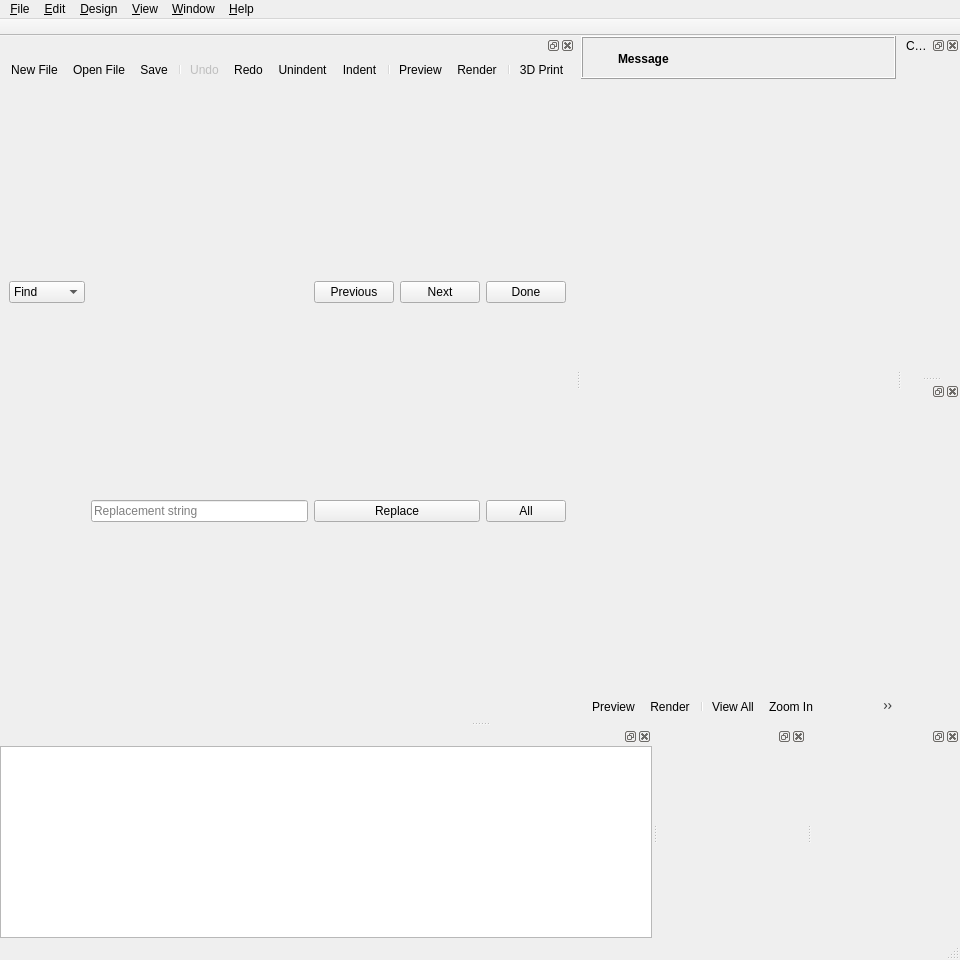
<?xml version="1.0" encoding="UTF-8"?>
<ui version="4.0">
 <class>MainWindow</class>
 <widget class="QMainWindow" name="MainWindow">
  <property name="geometry">
   <rect>
    <x>0</x>
    <y>0</y>
    <width>960</width>
    <height>960</height>
   </rect>
  </property>
  <widget class="QWidget" name="centralwidget">
   <layout class="QVBoxLayout" name="verticalLayout_2">
    <property name="spacing">
     <number>0</number>
    </property>
    <property name="leftMargin">
     <number>0</number>
    </property>
    <property name="topMargin">
     <number>0</number>
    </property>
    <property name="rightMargin">
     <number>0</number>
    </property>
    <property name="bottomMargin">
     <number>0</number>
    </property>
    <item>
     <widget class="QWidget" name="mainWidget" native="true">
      <property name="sizePolicy">
       <sizepolicy hsizetype="Expanding" vsizetype="Expanding">
        <horstretch>0</horstretch>
        <verstretch>0</verstretch>
       </sizepolicy>
      </property>
      <layout class="QVBoxLayout" name="verticalLayout_3">
       <property name="spacing">
        <number>0</number>
       </property>
       <property name="leftMargin">
        <number>0</number>
       </property>
       <property name="topMargin">
        <number>0</number>
       </property>
       <property name="rightMargin">
        <number>0</number>
       </property>
       <property name="bottomMargin">
        <number>0</number>
       </property>
       <item>
        <widget class="QFrame" name="frameCompileResult">
         <property name="frameShape">
          <enum>QFrame::Box</enum>
         </property>
         <property name="frameShadow">
          <enum>QFrame::Raised</enum>
         </property>
         <layout class="QGridLayout" name="gridLayoutCompileResult">
          <property name="leftMargin">
           <number>6</number>
          </property>
          <property name="topMargin">
           <number>6</number>
          </property>
          <property name="rightMargin">
           <number>6</number>
          </property>
          <property name="bottomMargin">
           <number>4</number>
          </property>
          <property name="horizontalSpacing">
           <number>4</number>
          </property>
          <item row="0" column="1">
           <widget class="QLabel" name="labelCompileResultMessage">
            <property name="sizePolicy">
             <sizepolicy hsizetype="Preferred" vsizetype="Preferred">
              <horstretch>1</horstretch>
              <verstretch>0</verstretch>
             </sizepolicy>
            </property>
            <property name="font">
             <font>
              <weight>75</weight>
              <bold>true</bold>
             </font>
            </property>
            <property name="text">
             <string>Message</string>
            </property>
            <property name="wordWrap">
             <bool>true</bool>
            </property>
           </widget>
          </item>
          <item row="0" column="2">
           <widget class="QToolButton" name="toolButtonCompileResultClose">
            <property name="styleSheet">
             <string notr="true"/>
            </property>
            <property name="text">
             <string/>
            </property>
            <property name="icon">
             <iconset resource="../../resources/common.qrc">
              <normaloff>:/icons/close.png</normaloff>:/icons/close.png</iconset>
            </property>
            <property name="iconSize">
             <size>
              <width>22</width>
              <height>22</height>
             </size>
            </property>
            <property name="toolButtonStyle">
             <enum>Qt::ToolButtonIconOnly</enum>
            </property>
            <property name="autoRaise">
             <bool>true</bool>
            </property>
           </widget>
          </item>
          <item row="0" column="0">
           <widget class="QToolButton" name="toolButtonCompileResultIcon">
            <property name="styleSheet">
             <string notr="true">QToolButton { border: none; }</string>
            </property>
            <property name="text">
             <string/>
            </property>
            <property name="icon">
             <iconset resource="../../resources/common.qrc">
              <normaloff>:/icons/information-icons-error.png</normaloff>:/icons/information-icons-error.png</iconset>
            </property>
            <property name="iconSize">
             <size>
              <width>22</width>
              <height>22</height>
             </size>
            </property>
            <property name="autoRaise">
             <bool>false</bool>
            </property>
           </widget>
          </item>
         </layout>
        </widget>
       </item>
       <item>
        <widget class="QGLView" name="qglview" native="true">
         <property name="sizePolicy">
          <sizepolicy hsizetype="Expanding" vsizetype="Expanding">
           <horstretch>0</horstretch>
           <verstretch>0</verstretch>
          </sizepolicy>
         </property>
         <property name="minimumSize">
          <size>
           <width>200</width>
           <height>100</height>
          </size>
         </property>
        </widget>
       </item>
       <item>
        <widget class="QToolBar" name="viewerToolBar">
         <addaction name="designActionPreview"/>
         <addaction name="designActionRender"/>
         <addaction name="separator"/>
         <addaction name="viewActionViewAll"/>
         <addaction name="viewActionZoomIn"/>
         <addaction name="viewActionZoomOut"/>
         <addaction name="viewActionResetView"/>
         <addaction name="separator"/>
         <addaction name="viewActionRight"/>
         <addaction name="viewActionLeft"/>
         <addaction name="viewActionBack"/>
         <addaction name="viewActionFront"/>
         <addaction name="viewActionTop"/>
         <addaction name="viewActionBottom"/>
         <addaction name="separator"/>
         <addaction name="viewActionPerspective"/>
         <addaction name="viewActionOrthogonal"/>
         <addaction name="separator"/>
         <addaction name="viewActionShowAxes"/>
         <addaction name="viewActionShowScaleProportional"/>
         <addaction name="viewActionShowEdges"/>
        </widget>
       </item>
      </layout>
      <zorder>qglview</zorder>
      <zorder>viewerToolBar</zorder>
      <zorder>frameCompileResult</zorder>
     </widget>
    </item>
   </layout>
  </widget>
  <widget class="QMenuBar" name="menubar">
   <property name="geometry">
    <rect>
     <x>0</x>
     <y>0</y>
     <width>1118</width>
     <height>22</height>
    </rect>
   </property>
   <widget class="QMenu" name="menu_File">
    <property name="title">
     <string>&amp;File</string>
    </property>
    <widget class="QMenu" name="menuOpenRecent">
     <property name="title">
      <string>Recen&amp;t Files</string>
     </property>
    </widget>
    <widget class="QMenu" name="menuExamples">
     <property name="title">
      <string>&amp;Examples</string>
     </property>
    </widget>
    <widget class="QMenu" name="menuExport">
     <property name="title">
      <string>E&amp;xport</string>
     </property>
     <addaction name="fileActionExportSTL"/>
     <addaction name="fileActionExportOBJ"/>
     <addaction name="fileActionExportOFF"/>
     <addaction name="fileActionExportWRL"/>
     <addaction name="fileActionExportAMF"/>
     <addaction name="fileActionExport3MF"/>
     <addaction name="fileActionExportDXF"/>
     <addaction name="fileActionExportSVG"/>
     <addaction name="fileActionExportCSG"/>
     <addaction name="fileActionExportPDF"/>
     <addaction name="separator"/>
     <addaction name="fileActionExportImage"/>
    </widget>
    <addaction name="fileActionNew"/>
    <addaction name="fileActionOpen"/>
    <addaction name="menuOpenRecent"/>
    <addaction name="menuExamples"/>
    <addaction name="fileActionReload"/>
    <addaction name="separator"/>
    <addaction name="fileActionNewWindow"/>
    <addaction name="fileActionOpenWindow"/>
    <addaction name="fileActionClose"/>
    <addaction name="separator"/>
    <addaction name="fileActionSave"/>
    <addaction name="fileActionSaveAs"/>
    <addaction name="fileActionSaveACopy"/>
    <addaction name="fileActionSaveAll"/>
    <addaction name="separator"/>
    <addaction name="menuExport"/>
    <addaction name="separator"/>
    <addaction name="fileShowLibraryFolder"/>
    <addaction name="separator"/>
    <addaction name="fileActionQuit"/>
   </widget>
   <widget class="QMenu" name="menu_Edit">
    <property name="title">
     <string>&amp;Edit</string>
    </property>
    <addaction name="editActionUndo"/>
    <addaction name="editActionRedo"/>
    <addaction name="separator"/>
    <addaction name="editActionCut"/>
    <addaction name="editActionCopy"/>
    <addaction name="editActionPaste"/>
    <addaction name="separator"/>
    <addaction name="editActionIndent"/>
    <addaction name="editActionUnindent"/>
    <addaction name="editActionComment"/>
    <addaction name="editActionUncomment"/>
    <addaction name="editActionConvertTabsToSpaces"/>
    <addaction name="editActionToggleBookmark"/>
    <addaction name="editActionNextBookmark"/>
    <addaction name="editActionPrevBookmark"/>
    <addaction name="separator"/>
    <addaction name="editActionNextTab"/>
    <addaction name="editActionPrevTab"/>
    <addaction name="separator"/>
    <addaction name="editActionCopyViewport"/>
    <addaction name="editActionCopyVPT"/>
    <addaction name="editActionCopyVPR"/>
    <addaction name="editActionCopyVPD"/>
    <addaction name="editActionCopyVPF"/>
    <addaction name="separator"/>
    <addaction name="editActionFind"/>
    <addaction name="editActionFindAndReplace"/>
    <addaction name="editActionFindNext"/>
    <addaction name="editActionFindPrevious"/>
    <addaction name="editActionUseSelectionForFind"/>
    <addaction name="separator"/>
    <addaction name="editActionJumpToNextError"/>
    <addaction name="separator"/>
    <addaction name="editActionZoomTextIn"/>
    <addaction name="editActionZoomTextOut"/>
    <addaction name="editActionPreferences"/>
   </widget>
   <widget class="QMenu" name="menu_Design">
    <property name="title">
     <string>&amp;Design</string>
    </property>
    <addaction name="designActionAutoReload"/>
    <addaction name="designActionReloadAndPreview"/>
    <addaction name="designActionPreview"/>
    <addaction name="designActionRender"/>
    <addaction name="designAction3DPrint"/>
    <addaction name="separator"/>
    <addaction name="designCheckValidity"/>
    <addaction name="designActionDisplayAST"/>
    <addaction name="designActionDisplayCSGTree"/>
    <addaction name="designActionDisplayCSGProducts"/>
    <addaction name="separator"/>
    <addaction name="designActionFlushCaches"/>
   </widget>
   <widget class="QMenu" name="menu_View">
    <property name="title">
     <string>&amp;View</string>
    </property>
    <addaction name="viewActionPreview"/>
    <addaction name="viewActionSurfaces"/>
    <addaction name="viewActionWireframe"/>
    <addaction name="viewActionThrownTogether"/>
    <addaction name="separator"/>
    <addaction name="viewActionShowEdges"/>
    <addaction name="viewActionShowAxes"/>
    <addaction name="viewActionShowScaleProportional"/>
    <addaction name="viewActionShowCrosshairs"/>
    <addaction name="separator"/>
    <addaction name="viewActionTop"/>
    <addaction name="viewActionBottom"/>
    <addaction name="viewActionLeft"/>
    <addaction name="viewActionRight"/>
    <addaction name="viewActionFront"/>
    <addaction name="viewActionBack"/>
    <addaction name="viewActionDiagonal"/>
    <addaction name="viewActionCenter"/>
    <addaction name="viewActionViewAll"/>
    <addaction name="viewActionResetView"/>
    <addaction name="separator"/>
    <addaction name="viewActionZoomIn"/>
    <addaction name="viewActionZoomOut"/>
    <addaction name="separator"/>
    <addaction name="viewActionPerspective"/>
    <addaction name="viewActionOrthogonal"/>
    <addaction name="separator"/>
    <addaction name="viewActionHideEditorToolBar"/>
    <addaction name="viewActionHide3DViewToolBar"/>
   </widget>
   <widget class="QMenu" name="menuHelp">
    <property name="title">
     <string>&amp;Help</string>
    </property>
    <addaction name="helpActionAbout"/>
    <addaction name="helpActionHomepage"/>
    <addaction name="helpActionManual"/>
    <addaction name="helpActionOfflineManual"/>
    <addaction name="helpActionCheatSheet"/>
    <addaction name="helpActionOfflineCheatSheet"/>
    <addaction name="helpActionLibraryInfo"/>
    <addaction name="helpActionFontInfo"/>
   </widget>
   <widget class="QMenu" name="menuWindow">
    <property name="title">
     <string>&amp;Window</string>
    </property>
    <addaction name="windowActionSelectEditor"/>
    <addaction name="windowActionSelectConsole"/>
    <addaction name="windowActionSelectErrorLog"/>
    <addaction name="windowActionSelectCustomizer"/>
    <addaction name="windowActionSelectAnimate"/>
    <addaction name="windowActionSelectViewportControl"/>
    <addaction name="separator"/>
    <addaction name="windowActionNextWindow"/>
    <addaction name="windowActionPreviousWindow"/>
    <addaction name="separator"/>
    <addaction name="windowActionHideEditor"/>
    <addaction name="windowActionHideConsole"/>
    <addaction name="windowActionHideErrorLog"/>
    <addaction name="windowActionHideCustomizer"/>
    <addaction name="windowActionHideAnimate"/>
    <addaction name="windowActionHideViewportControl"/>
   </widget>
   <addaction name="menu_File"/>
   <addaction name="menu_Edit"/>
   <addaction name="menu_Design"/>
   <addaction name="menu_View"/>
   <addaction name="menuWindow"/>
   <addaction name="menuHelp"/>
  </widget>
  <widget class="QToolBar" name="tabToolBar">
   <property name="windowTitle">
    <string>Tabs</string>
   </property>
   <property name="movable">
    <bool>false</bool>
   </property>
   <property name="floatable">
    <bool>false</bool>
   </property>
   <attribute name="toolBarArea">
    <enum>TopToolBarArea</enum>
   </attribute>
   <attribute name="toolBarBreak">
    <bool>false</bool>
   </attribute>
       <widget class="QWidget" name="tabToolBarContents">
    <property name="sizePolicy">
     <sizepolicy hsizetype="Expanding" vsizetype="Expanding">
      <horstretch>0</horstretch>
      <verstretch>0</verstretch>
     </sizepolicy>
    </property>
    <layout class="QVBoxLayout" name="verticalLayout_1">
     <property name="spacing">
      <number>0</number>
     </property>
     <property name="leftMargin">
      <number>0</number>
     </property>
     <property name="topMargin">
      <number>0</number>
     </property>
     <property name="rightMargin">
      <number>0</number>
     </property>
     <property name="bottomMargin">
      <number>0</number>
     </property>
   </layout>
   </widget>
  </widget>
  <widget class="QStatusBar" name="statusbar">
   <property name="maximumSize">
    <size>
     <width>16777215</width>
     <height>23</height>
    </size>
   </property>
  </widget>
  <widget class="Dock" name="editorDock">
   <attribute name="dockWidgetArea">
    <number>1</number>
   </attribute>
   <widget class="QWidget" name="editorDockContents">
    <layout class="QVBoxLayout" name="verticalLayout">
     <property name="spacing">
      <number>0</number>
     </property>
     <property name="leftMargin">
      <number>0</number>
     </property>
     <property name="topMargin">
      <number>0</number>
     </property>
     <property name="rightMargin">
      <number>0</number>
     </property>
     <property name="bottomMargin">
      <number>0</number>
     </property>
     <item>
      <widget class="QToolBar" name="editortoolbar">
       <addaction name="fileActionNew"/>
       <addaction name="fileActionOpen"/>
       <addaction name="fileActionSave"/>
       <addaction name="separator"/>
       <addaction name="editActionUndo"/>
       <addaction name="editActionRedo"/>
       <addaction name="editActionUnindent"/>
       <addaction name="editActionIndent"/>
       <addaction name="separator"/>
       <addaction name="designActionPreview"/>
       <addaction name="designActionRender"/>
       <addaction name="separator"/>
       <addaction name="designAction3DPrint"/>
      </widget>
     </item>
     <item>
      <widget class="QFrame" name="find_panel">
       <property name="enabled">
        <bool>true</bool>
       </property>
       <property name="sizePolicy">
        <sizepolicy hsizetype="Preferred" vsizetype="Minimum">
         <horstretch>0</horstretch>
         <verstretch>0</verstretch>
        </sizepolicy>
       </property>
       <property name="frameShape">
        <enum>QFrame::NoFrame</enum>
       </property>
       <property name="frameShadow">
        <enum>QFrame::Raised</enum>
       </property>
       <property name="lineWidth">
        <number>0</number>
       </property>
       <layout class="QGridLayout" name="gridLayout">
        <property name="topMargin">
         <number>0</number>
        </property>
        <property name="bottomMargin">
         <number>0</number>
        </property>
        <property name="verticalSpacing">
         <number>0</number>
        </property>
        <item row="0" column="0">
         <widget class="QComboBox" name="findTypeComboBox">
          <item>
           <property name="text">
            <string>Find</string>
           </property>
          </item>
          <item>
           <property name="text">
            <string>Replace</string>
           </property>
          </item>
         </widget>
        </item>
        <item row="0" column="1">
         <widget class="QWordSearchField" name="findInputField">
          <property name="placeholderText" stdset="0">
           <string>Search string</string>
          </property>
         </widget>
        </item>
        <item row="0" column="2">
         <widget class="QPushButton" name="findPrevButton">
          <property name="text">
           <string>Previous</string>
          </property>
         </widget>
        </item>
        <item row="0" column="3">
         <widget class="QPushButton" name="findNextButton">
          <property name="text">
           <string>Next</string>
          </property>
         </widget>
        </item>
        <item row="0" column="4">
         <widget class="QPushButton" name="cancelButton">
          <property name="text">
           <string>Done</string>
          </property>
         </widget>
        </item>
        <item row="1" column="1">
         <widget class="QLineEdit" name="replaceInputField">
          <property name="placeholderText">
           <string>Replacement string</string>
          </property>
         </widget>
        </item>
        <item row="1" column="2" colspan="2">
         <widget class="QPushButton" name="replaceButton">
          <property name="text">
           <string>Replace</string>
          </property>
         </widget>
        </item>
        <item row="1" column="4">
         <widget class="QPushButton" name="replaceAllButton">
          <property name="text">
           <string>All</string>
          </property>
         </widget>
        </item>
       </layout>
      </widget>
     </item>
    </layout>
   </widget>
   <addaction name="editActionRedo_2"/>
  </widget>
  <widget class="Dock" name="consoleDock">
   <attribute name="dockWidgetArea">
    <number>8</number>
   </attribute>
   <widget class="QWidget" name="consoleDockContents">
    <property name="focusPolicy">
     <enum>Qt::NoFocus</enum>
    </property>
    <layout class="QVBoxLayout" name="verticalLayout_5">
     <property name="leftMargin">
      <number>0</number>
     </property>
     <property name="topMargin">
      <number>0</number>
     </property>
     <property name="rightMargin">
      <number>0</number>
     </property>
     <property name="bottomMargin">
      <number>0</number>
     </property>
     <item>
      <widget class="Console" name="console">
       <property name="minimumSize">
        <size>
         <width>10</width>
         <height>10</height>
        </size>
       </property>
       <property name="focusPolicy">
        <enum>Qt::StrongFocus</enum>
       </property>
       <property name="readOnly">
        <bool>true</bool>
       </property>
      </widget>
     </item>
    </layout>
   </widget>
  </widget>
  <widget class="Dock" name="parameterDock">
   <property name="windowTitle">
    <string>Customizer Widget</string>
   </property>
   <attribute name="dockWidgetArea">
    <number>2</number>
   </attribute>
  </widget>
  <widget class="Dock" name="animateDock">
   <attribute name="dockWidgetArea">
    <number>8</number>
   </attribute>
   <widget class="QWidget" name="animateDockContents">
    <property name="focusPolicy">
     <enum>Qt::StrongFocus</enum>
    </property>
    <layout class="QVBoxLayout" name="verticalLayout_Animate">
     <property name="leftMargin">
      <number>0</number>
     </property>
     <property name="topMargin">
      <number>0</number>
     </property>
     <property name="rightMargin">
      <number>0</number>
     </property>
     <property name="bottomMargin">
      <number>0</number>
     </property>
     <item>
      <widget class="Animate" name="animateWidget" native="true">
      </widget>
     </item>
    </layout>
   </widget>
  </widget>
  <widget class="Dock" name="viewportControlDock">
   <attribute name="dockWidgetArea">
    <number>2</number>
   </attribute>
   <widget class="QWidget" name="viewportControlDockContents">
    <property name="focusPolicy">
     <enum>Qt::StrongFocus</enum>
    </property>
    <layout class="QVBoxLayout" name="verticalLayout_ViewportControl">
     <property name="leftMargin">
      <number>0</number>
     </property>
     <property name="topMargin">
      <number>0</number>
     </property>
     <property name="rightMargin">
      <number>0</number>
     </property>
     <property name="bottomMargin">
      <number>0</number>
     </property>
     <item>
      <widget class="ViewportControl" name="viewportControlWidget" native="true">
      </widget>
     </item>
    </layout>
   </widget>
  </widget>
  <widget class="Dock" name="errorLogDock">
   <attribute name="dockWidgetArea">
    <number>8</number>
   </attribute>
   <widget class="QWidget" name="errorLogDockContents">
    <property name="focusPolicy">
     <enum>Qt::StrongFocus</enum>
    </property>
    <layout class="QVBoxLayout" name="verticalLayout_6">
     <property name="leftMargin">
      <number>0</number>
     </property>
     <property name="topMargin">
      <number>0</number>
     </property>
     <property name="rightMargin">
      <number>0</number>
     </property>
     <property name="bottomMargin">
      <number>0</number>
     </property>
     <item>
      <widget class="ErrorLog" name="errorLogWidget" native="true">
       <property name="minimumSize">
        <size>
         <width>10</width>
         <height>10</height>
        </size>
       </property>
      </widget>
     </item>
    </layout>
   </widget>
  </widget>
  <action name="fileActionNew">
   <property name="text">
    <string>&amp;New File</string>
   </property>
   <property name="shortcut">
    <string>Ctrl+N</string>
   </property>
  </action>
  <action name="fileActionNewWindow">
   <property name="text">
    <string>New Window</string>
   </property>
  </action>
  <action name="fileActionOpen">
   <property name="text">
    <string>&amp;Open File</string>
   </property>
   <property name="shortcut">
    <string>Ctrl+O</string>
   </property>
  </action>
  <action name="fileActionOpenWindow">
   <property name="text">
    <string>Open in New Window</string>
   </property>
  </action>
  <action name="fileActionSave">
   <property name="text">
    <string>&amp;Save</string>
   </property>
   <property name="shortcut">
    <string>Ctrl+S</string>
   </property>
  </action>
  <action name="fileActionSaveAs">
   <property name="text">
    <string>Save &amp;As...</string>
   </property>
   <property name="shortcut">
    <string>Ctrl+Shift+S</string>
   </property>
  </action>
  <action name="fileActionSaveACopy">
   <property name="text">
    <string>Save a Copy</string>
   </property>
  </action>
  <action name="fileActionSaveAll">
   <property name="text">
    <string>Save All</string>
   </property>
  </action>
  <action name="fileActionReload">
   <property name="text">
    <string>&amp;Reload</string>
   </property>
   <property name="shortcut">
    <string>Ctrl+R</string>
   </property>
  </action>
  <action name="fileActionQuit">
   <property name="text">
    <string>&amp;Quit</string>
   </property>
   <property name="shortcut">
    <string>Ctrl+Q</string>
   </property>
   <property name="menuRole">
    <enum>QAction::QuitRole</enum>
   </property>
  </action>
  <action name="editActionUndo">
   <property name="enabled">
    <bool>false</bool>
   </property>
   <property name="text">
    <string>&amp;Undo</string>
   </property>
   <property name="shortcut">
    <string>Ctrl+Z</string>
   </property>
   <property name="shortcutContext">
    <enum>Qt::WidgetWithChildrenShortcut</enum>
   </property>
  </action>
  <action name="editActionRedo">
   <property name="text">
    <string>&amp;Redo</string>
   </property>
   <property name="shortcut">
    <string>Ctrl+Shift+Z</string>
   </property>
   <property name="shortcutContext">
    <enum>Qt::WidgetWithChildrenShortcut</enum>
   </property>
  </action>
  <action name="editActionRedo_2">
   <property name="shortcut">
    <string>Ctrl+Y</string>
   </property>
   <property name="shortcutContext">
    <enum>Qt::WidgetWithChildrenShortcut</enum>
   </property>
  </action>
  <action name="editActionCut">
   <property name="text">
    <string>Cu&amp;t</string>
   </property>
   <property name="shortcut">
    <string>Ctrl+X</string>
   </property>
   <property name="shortcutContext">
    <enum>Qt::WidgetWithChildrenShortcut</enum>
   </property>
  </action>
  <action name="editActionCopy">
   <property name="text">
    <string>&amp;Copy</string>
   </property>
   <property name="shortcut">
    <string>Ctrl+C</string>
   </property>
   <property name="shortcutContext">
    <enum>Qt::WidgetWithChildrenShortcut</enum>
   </property>
  </action>
  <action name="editActionPaste">
   <property name="text">
    <string>&amp;Paste</string>
   </property>
   <property name="shortcut">
    <string>Ctrl+V</string>
   </property>
   <property name="shortcutContext">
    <enum>Qt::WidgetWithChildrenShortcut</enum>
   </property>
  </action>
  <action name="editActionIndent">
   <property name="text">
    <string>&amp;Indent</string>
   </property>
   <property name="shortcut">
    <string>Ctrl+I</string>
   </property>
  </action>
  <action name="editActionComment">
   <property name="text">
    <string>C&amp;omment</string>
   </property>
   <property name="shortcut">
    <string>Ctrl+D</string>
   </property>
  </action>
  <action name="editActionUncomment">
   <property name="text">
    <string>Unco&amp;mment</string>
   </property>
   <property name="shortcut">
    <string>Ctrl+Shift+D</string>
   </property>
  </action>
  <action name="editActionNextTab">
   <property name="text">
    <string>Show Next Tab</string>
   </property>
   <property name="shortcut">
    <string>Ctrl+Tab</string>
   </property>
  </action>
  <action name="editActionPrevTab">
   <property name="text">
    <string>Show Previous Tab</string>
   </property>
   <property name="shortcut">
    <string>Ctrl+Shift+Tab</string>
   </property>
  </action>
  <action name="editActionCopyViewport">
   <property name="text">
    <string>Copy viewport ima&amp;ge</string>
   </property>
   <property name="shortcut">
    <string>Ctrl+Shift+C</string>
   </property>
  </action>
  <action name="editActionCopyVPT">
   <property name="text">
    <string>Copy viewport transl&amp;ation</string>
   </property>
   <property name="shortcut">
    <string>Ctrl+T</string>
   </property>
  </action>
  <action name="editActionCopyVPR">
   <property name="text">
    <string>Cop&amp;y viewport rotation</string>
   </property>
  </action>
  <action name="editActionCopyVPD">
   <property name="text">
    <string>Copy vie&amp;wport distance</string>
   </property>
  </action>
  <action name="editActionCopyVPF">
   <property name="text">
    <string>Copy vie&amp;wport fov</string>
   </property>
  </action>
  <action name="editActionZoomTextIn">
   <property name="text">
    <string>Increase Font &amp;Size</string>
   </property>
   <property name="shortcut">
    <string>Ctrl++</string>
   </property>
  </action>
  <action name="editActionZoomTextOut">
   <property name="text">
    <string>Decrease Font Si&amp;ze</string>
   </property>
   <property name="shortcut">
    <string>Ctrl+-</string>
   </property>
  </action>
  <action name="windowActionHideEditor">
   <property name="checkable">
    <bool>true</bool>
   </property>
   <property name="text">
    <string>Hide Editor</string>
   </property>
  </action>
  <action name="designActionReloadAndPreview">
   <property name="text">
    <string>&amp;Reload and Preview</string>
   </property>
   <property name="shortcut">
    <string>Ctrl+4</string>
   </property>
  </action>
  <action name="designActionPreview">
   <property name="text">
    <string>&amp;Preview</string>
   </property>
   <property name="shortcut">
    <string>Ctrl+5</string>
   </property>
  </action>
  <action name="designActionRender">
   <property name="text">
    <string>R&amp;ender</string>
   </property>
   <property name="shortcut">
    <string>Ctrl+6</string>
   </property>
  </action>
  <action name="designAction3DPrint">
   <property name="text">
    <string>&amp;3D Print</string>
   </property>
   <property name="shortcut">
    <string>Ctrl+8</string>
   </property>
  </action>
  <action name="designCheckValidity">
   <property name="text">
    <string>&amp;Check Validity</string>
   </property>
  </action>
  <action name="designActionDisplayAST">
   <property name="text">
    <string>Display A&amp;ST...</string>
   </property>
  </action>
  <action name="designActionDisplayCSGTree">
   <property name="text">
    <string>Display CSG &amp;Tree...</string>
   </property>
  </action>
  <action name="designActionDisplayCSGProducts">
   <property name="text">
    <string>Display CSG Pr&amp;oducts...</string>
   </property>
  </action>
  <action name="fileActionExportSTL">
   <property name="text">
    <string>Export as &amp;STL...</string>
   </property>
   <property name="shortcut">
    <string>Ctrl+7</string>
   </property>
  </action>
  <action name="fileActionExportOBJ">
   <property name="text">
    <string>Export as &amp;OBJ...</string>
   </property>
  </action>
  <action name="fileActionExportOFF">
   <property name="text">
    <string>Export as &amp;OFF...</string>
   </property>
  </action>
  <action name="fileActionExportWRL">
   <property name="text">
    <string>Export as &amp;WRL...</string>
   </property>
  </action>
  <action name="viewActionPreview">
   <property name="checkable">
    <bool>true</bool>
   </property>
   <property name="text">
    <string>Preview</string>
   </property>
   <property name="shortcut">
    <string>F9</string>
   </property>
  </action>
  <action name="viewActionSurfaces">
   <property name="checkable">
    <bool>true</bool>
   </property>
   <property name="text">
    <string>Surfaces</string>
   </property>
   <property name="shortcut">
    <string>F10</string>
   </property>
  </action>
  <action name="viewActionWireframe">
   <property name="checkable">
    <bool>true</bool>
   </property>
   <property name="text">
    <string>Wireframe</string>
   </property>
   <property name="shortcut">
    <string>F11</string>
   </property>
  </action>
  <action name="viewActionThrownTogether">
   <property name="checkable">
    <bool>true</bool>
   </property>
   <property name="text">
    <string>Thrown Together</string>
   </property>
   <property name="shortcut">
    <string>F12</string>
   </property>
  </action>
  <action name="viewActionShowEdges">
   <property name="checkable">
    <bool>true</bool>
   </property>
   <property name="text">
    <string>Show Edges</string>
   </property>
   <property name="shortcut">
    <string>Ctrl+1</string>
   </property>
  </action>
  <action name="viewActionShowAxes">
   <property name="checkable">
    <bool>true</bool>
   </property>
   <property name="text">
    <string>Show Axes</string>
   </property>
   <property name="shortcut">
    <string>Ctrl+2</string>
   </property>
  </action>
  <action name="viewActionShowCrosshairs">
   <property name="checkable">
    <bool>true</bool>
   </property>
   <property name="text">
    <string>Show Crosshairs</string>
   </property>
   <property name="shortcut">
    <string>Ctrl+3</string>
   </property>
  </action>
  <action name="viewActionShowScaleProportional">
   <property name="checkable">
    <bool>true</bool>
   </property>
   <property name="text">
    <string>Show Scale Markers</string>
   </property>
  </action>
  <action name="viewActionTop">
   <property name="text">
    <string>&amp;Top</string>
   </property>
   <property name="shortcut">
    <string>1</string>
   </property>
  </action>
  <action name="viewActionBottom">
   <property name="text">
    <string>&amp;Bottom</string>
   </property>
   <property name="shortcut">
    <string>2</string>
   </property>
  </action>
  <action name="viewActionLeft">
   <property name="text">
    <string>&amp;Left</string>
   </property>
   <property name="shortcut">
    <string>3</string>
   </property>
  </action>
  <action name="viewActionRight">
   <property name="text">
    <string>&amp;Right</string>
   </property>
   <property name="shortcut">
    <string>4</string>
   </property>
  </action>
  <action name="viewActionFront">
   <property name="text">
    <string>&amp;Front</string>
   </property>
   <property name="shortcut">
    <string>5</string>
   </property>
  </action>
  <action name="viewActionBack">
   <property name="text">
    <string>Bac&amp;k</string>
   </property>
   <property name="shortcut">
    <string>6</string>
   </property>
  </action>
  <action name="viewActionDiagonal">
   <property name="text">
    <string>&amp;Diagonal</string>
   </property>
   <property name="shortcut">
    <string>7</string>
   </property>
  </action>
  <action name="viewActionCenter">
   <property name="text">
    <string>Ce&amp;nter</string>
   </property>
   <property name="shortcut">
    <string>Ctrl+Shift+0</string>
   </property>
  </action>
  <action name="viewActionPerspective">
   <property name="checkable">
    <bool>true</bool>
   </property>
   <property name="text">
    <string>&amp;Perspective</string>
   </property>
  </action>
  <action name="viewActionOrthogonal">
   <property name="checkable">
    <bool>true</bool>
   </property>
   <property name="text">
    <string>&amp;Orthogonal</string>
   </property>
  </action>
  <action name="windowActionHideConsole">
   <property name="checkable">
    <bool>true</bool>
   </property>
   <property name="text">
    <string>Hide Console</string>
   </property>
  </action>
  <action name="helpActionAbout">
   <property name="enabled">
    <bool>true</bool>
   </property>
   <property name="text">
    <string>&amp;About</string>
   </property>
   <property name="menuRole">
    <enum>QAction::AboutRole</enum>
   </property>
  </action>
  <action name="helpActionManual">
   <property name="text">
    <string>&amp;Documentation</string>
   </property>
  </action>
  <action name="helpActionOfflineManual">
   <property name="text">
    <string>&amp;Offline Documentation</string>
   </property>
  </action>
  <action name="helpActionOfflineCheatSheet">
   <property name="text">
    <string>&amp;Offline Cheat Sheet</string>
   </property>
  </action>
  <action name="fileActionClearRecent">
   <property name="text">
    <string>Clear Recent</string>
   </property>
  </action>
  <action name="fileActionExportDXF">
   <property name="text">
    <string>Export as &amp;DXF...</string>
   </property>
  </action>
  <action name="fileActionClose">
   <property name="text">
    <string>&amp;Close</string>
   </property>
   <property name="shortcut">
    <string>Ctrl+W</string>
   </property>
  </action>
  <action name="editActionPreferences">
   <property name="text">
    <string>&amp;Preferences</string>
   </property>
   <property name="menuRole">
    <enum>QAction::PreferencesRole</enum>
   </property>
  </action>
  <action name="editActionFind">
   <property name="text">
    <string>&amp;Find...</string>
   </property>
   <property name="shortcut">
    <string>Ctrl+F</string>
   </property>
  </action>
  <action name="editActionFindAndReplace">
   <property name="text">
    <string>Fin&amp;d and Replace...</string>
   </property>
   <property name="shortcut">
    <string>Ctrl+Alt+F</string>
   </property>
  </action>
  <action name="editActionFindNext">
   <property name="text">
    <string>Find Ne&amp;xt</string>
   </property>
   <property name="shortcut">
    <string>Ctrl+G</string>
   </property>
  </action>
  <action name="editActionFindPrevious">
   <property name="text">
    <string>Find Pre&amp;vious</string>
   </property>
   <property name="shortcut">
    <string>Ctrl+Shift+G</string>
   </property>
  </action>
  <action name="editActionUseSelectionForFind">
   <property name="text">
    <string>Use Se&amp;lection for Find</string>
   </property>
   <property name="shortcut">
    <string>Ctrl+E</string>
   </property>
  </action>
  <action name="editActionJumpToNextError">
   <property name="text">
    <string>Jump to next error</string>
   </property>
   <property name="shortcut">
    <string>Ctrl+Alt+E</string>
   </property>
  </action>
  <action name="designActionFlushCaches">
   <property name="text">
    <string>&amp;Flush Caches</string>
   </property>
  </action>
  <action name="helpActionHomepage">
   <property name="text">
    <string>&amp;OpenSCAD Homepage</string>
   </property>
  </action>
  <action name="designActionAutoReload">
   <property name="checkable">
    <bool>true</bool>
   </property>
   <property name="text">
    <string>&amp;Automatic Reload and Preview</string>
   </property>
  </action>
  <action name="fileActionExportImage">
   <property name="text">
    <string>Export as &amp;Image...</string>
   </property>
  </action>
  <action name="fileActionExportCSG">
   <property name="text">
    <string>Export as &amp;CSG...</string>
   </property>
  </action>
  <action name="helpActionLibraryInfo">
   <property name="text">
    <string>&amp;Library info</string>
   </property>
  </action>
  <action name="fileShowLibraryFolder">
   <property name="text">
    <string>Show &amp;Library Folder...</string>
   </property>
  </action>
  <action name="viewActionResetView">
   <property name="text">
    <string>Reset View</string>
   </property>
  </action>
  <action name="helpActionFontInfo">
   <property name="text">
    <string>&amp;Font List</string>
   </property>
  </action>
  <action name="fileActionExportSVG">
   <property name="text">
    <string>Export as S&amp;VG...</string>
   </property>
  </action>
  <action name="fileActionExportAMF">
   <property name="text">
    <string>Export as &amp;AMF...</string>
   </property>
  </action>
  <action name="fileActionExport3MF">
   <property name="text">
    <string>Export as &amp;3MF...</string>
   </property>
  </action>
  <action name="viewActionZoomIn">
   <property name="text">
    <string>Zoom In</string>
   </property>
   <property name="shortcut">
    <string>=</string>
   </property>
  </action>
  <action name="viewActionZoomOut">
   <property name="text">
    <string>Zoom Out</string>
   </property>
   <property name="shortcut">
    <string>-</string>
   </property>
  </action>
  <action name="viewActionViewAll">
   <property name="text">
    <string>View All</string>
   </property>
   <property name="shortcut">
    <string>`</string>
   </property>
  </action>
  <action name="editActionConvertTabsToSpaces">
   <property name="text">
    <string>Conv&amp;ert Tabs to Spaces</string>
   </property>
  </action>
  <action name="editActionToggleBookmark">
   <property name="text">
    <string>Toggle Bookmark</string>
   </property>
   <property name="shortcut">
    <string>Ctrl+F2</string>
   </property>
  </action>
  <action name="editActionNextBookmark">
   <property name="text">
    <string>Jump to next bookmark</string>
   </property>
   <property name="shortcut">
    <string>F2</string>
   </property>
  </action>
  <action name="editActionPrevBookmark">
   <property name="text">
    <string>Jump to previous bookmark</string>
   </property>
   <property name="shortcut">
    <string>Shift+F2</string>
   </property>
  </action>
  <action name="viewActionHideEditorToolBar">
   <property name="checkable">
    <bool>true</bool>
   </property>
   <property name="text">
    <string>Hide Editor toolbar</string>
   </property>
  </action>
  <action name="editActionUnindent">
   <property name="text">
    <string>U&amp;nindent</string>
   </property>
   <property name="shortcut">
    <string>Ctrl+Shift+I</string>
   </property>
  </action>
  <action name="helpActionCheatSheet">
   <property name="text">
    <string>&amp;Cheat Sheet</string>
   </property>
  </action>
  <action name="windowActionHideCustomizer">
   <property name="checkable">
    <bool>true</bool>
   </property>
   <property name="checked">
    <bool>true</bool>
   </property>
   <property name="text">
    <string>Hide Customizer</string>
   </property>
  </action>
  <action name="fileActionExportPDF">
   <property name="text">
    <string>Export as PDF...</string>
   </property>
  </action>
  <action name="viewActionHide3DViewToolBar">
   <property name="checkable">
    <bool>true</bool>
   </property>
   <property name="text">
    <string>Hide 3D View toolbar</string>
   </property>
  </action>
  <action name="windowActionHideErrorLog">
   <property name="checkable">
    <bool>true</bool>
   </property>
   <property name="checked">
    <bool>true</bool>
   </property>
   <property name="text">
    <string>Hide Error Log</string>
   </property>
   <property name="toolTip">
    <string>Hide ErrorLog</string>
   </property>
  </action>
  <action name="windowActionHideAnimate">
   <property name="checkable">
    <bool>true</bool>
   </property>
   <property name="checked">
    <bool>true</bool>
   </property>
   <property name="text">
    <string>Hide Animation Toolbar/Window</string>
   </property>
   <property name="toolTip">
    <string>Hide Animation Toolbar/Window</string>
   </property>
  </action>
  <action name="windowActionHideViewportControl">
   <property name="checkable">
    <bool>true</bool>
   </property>
   <property name="checked">
    <bool>true</bool>
   </property>
   <property name="text">
    <string>Hide Viewport-Control</string>
   </property>
   <property name="toolTip">
    <string>Hide Viewport-Control</string>
   </property>
  </action>
  <action name="windowActionSelectEditor">
   <property name="text">
    <string>&amp;Editor</string>
   </property>
  </action>
  <action name="windowActionSelectConsole">
   <property name="text">
    <string>&amp;Console</string>
   </property>
  </action>
  <action name="windowActionSelectCustomizer">
   <property name="text">
    <string>C&amp;ustomizer</string>
   </property>
  </action>
  <action name="windowActionSelectErrorLog">
   <property name="text">
    <string>Error &amp;Log</string>
   </property>
  </action>
  <action name="windowActionSelectAnimate">
   <property name="text">
    <string>&amp;Animate</string>
   </property>
  </action>
  <action name="windowActionSelectViewportControl">
   <property name="text">
    <string>Viewport-Control</string>
   </property>
  </action>
  <action name="windowActionNextWindow">
   <property name="text">
    <string>&amp;Next Window</string>
   </property>
  </action>
  <action name="windowActionPreviousWindow">
   <property name="text">
    <string>&amp;Previous Window</string>
   </property>
  </action>
  <action name="editActionInsertTemplate">
   <property name="text">
    <string>Insert Template</string>
   </property>
   <property name="shortcut">
    <string>Alt+Ins</string>
   </property>
  </action>
  <action name="editActionFoldAll">
   <property name="text">
    <string>Fold/Unfoll All</string>
   </property>
  </action>
 </widget>
 <customwidgets>
  <customwidget>
   <class>QGLView</class>
   <extends>QWidget</extends>
   <header>gui/QGLView.h</header>
   <container>1</container>
  </customwidget>
  <customwidget>
   <class>Dock</class>
   <extends>QDockWidget</extends>
   <header>gui/Dock.h</header>
   <container>1</container>
  </customwidget>
  <customwidget>
   <class>ParameterWidget</class>
   <extends>QWidget</extends>
   <header>gui/parameter/ParameterWidget.h</header>
   <container>1</container>
  </customwidget>
  <customwidget>
   <class>QWordSearchField</class>
   <extends>QFrame</extends>
   <header>gui/QWordSearchField.h</header>
   <container>1</container>
  </customwidget>
  <customwidget>
   <class>Console</class>
   <extends>QPlainTextEdit</extends>
   <header>gui/Console.h</header>
  </customwidget>
  <customwidget>
   <class>ErrorLog</class>
   <extends>QWidget</extends>
   <header>gui/ErrorLog.h</header>
   <container>1</container>
  </customwidget>
  <customwidget>
   <class>Animate</class>
   <extends>QWidget</extends>
   <header>gui/Animate.h</header>
   <container>1</container>
  </customwidget>
  <customwidget>
   <class>ViewportControl</class>
   <extends>QWidget</extends>
   <header>gui/ViewportControl.h</header>
   <container>1</container>
  </customwidget>
 </customwidgets>
 <resources>
  <include location="../../resources/common.qrc"/>
 </resources>
 <connections/>
</ui>
